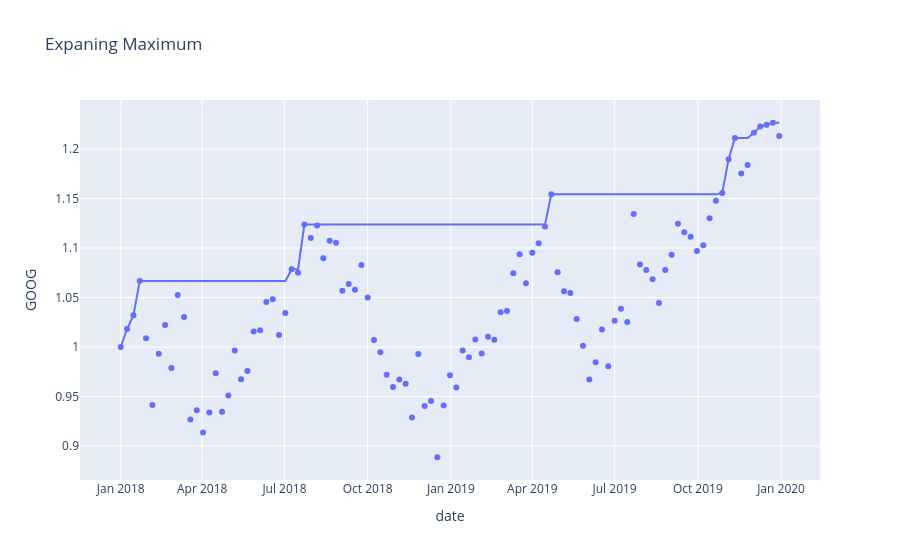

Notebook code cell kept with this figure:
### Code cell
df = px.data.stocks(datetimes=True)
fig = px.scatter(df ,x='date', y= 'GOOG', trendline='expanding', trendline_options = dict(function = 'max'),
                 title ='Expaning Maximum')
fig.show()
